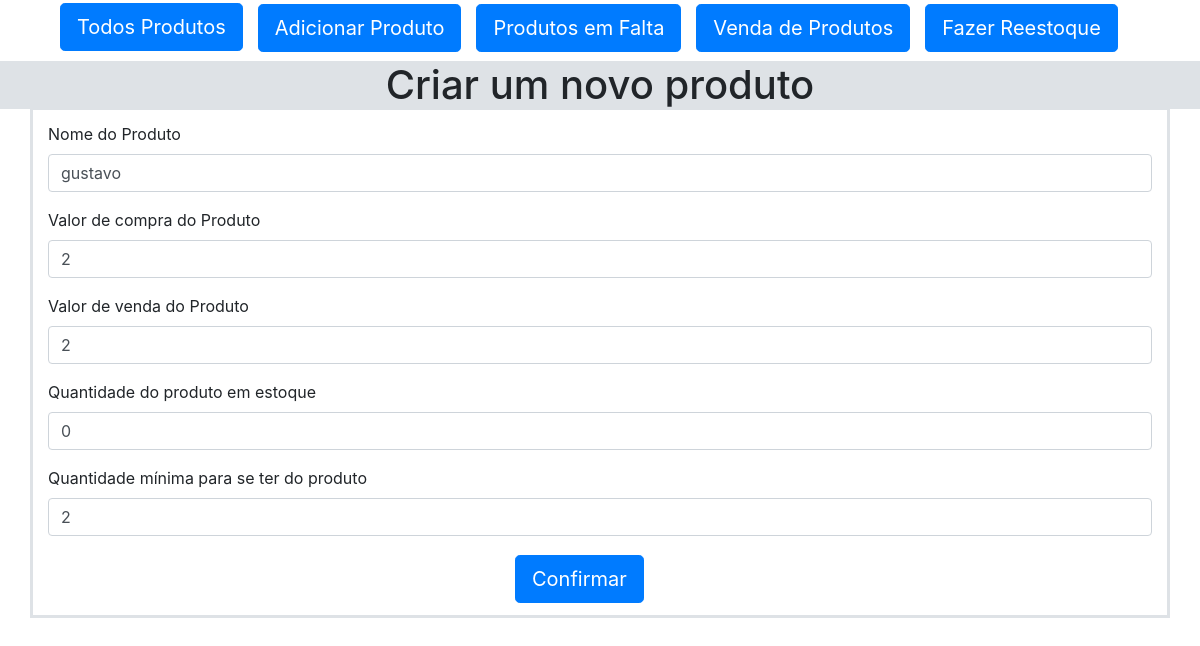
The page /alterar_produto/8 on the database its author committed.
### db.py (models this page shows)
class Estoque(db.Model):
    __tablename_ = 'produtos'
    id = db.Column(db.Integer, primary_key=True)
    nome = db.Column(db.Text, unique=True)
    valor_compra = db.Column(db.Text)
    valor_venda = db.Column(db.Text)
    quantidade_estoque = db.Column(db.Text)
    quantidade_minima = db.Column(db.Text)

### views.py (the view)
@app.route('/alterar_produto/<id>')
def alterar_produto(id):
    produto_para_modificar = Estoque.query.filter_by(id=id).first()
    return render_template('alterar_produto.html', produto=produto_para_modificar)

### templates/alterar_produto.html (shortened to what this page needs)
{% extends "template.html" %}
{% block h1 %}Criar um novo produto{% endblock %}
{% block conteudo%}
<div class="container" style="border-style: solid; border-color: #dee2e6; margin-top: -0.3%; padding-top: 1%; padding-bottom: 1%;">
    <form name="form" action="{{ url_for('modificar') }}" method="POST" enctype="multipart/form-data">
        <div class="form-group">
            <label for="nome">Nome do Produto</label>
            <input type="text" value="{{ produto.nome }}" required class="form-control" name="nome" id="nome">
        </div>
        <div class="form-group">
            <label for="valor_compra">Valor de compra do Produto</label>
            <input type="number" value="{{ produto.valor_compra }}"  required class="form-control" name="valor_compra" id="valor_compra">
        </div>
        <div class="form-group">
            <label for="valor_venda">Valor de venda do Produto</label>
            <input type="number" value="{{ produto.valor_venda }}" required class="form-control" name="valor_venda" id="valor_venda">
        </div>
        <div class="form-group">
            <label for="quantidade_estoque">Quantidade do produto em estoque</label>
            <input type="number" value="{{ produto.quantidade_estoque }}"  required class="form-control" name="quantidade_estoque" id="quantidade_estoque">
        </div>
        <div class="form-group">
            <label for="quantidade_minima">Quantidade mínima para se ter do produto</label>
            <input type="number" value="{{ produto.quantidade_minima }}" required class="form-control" name="quantidade_minima" id="quantidade_minima">
        </div>
        <div class="mx-auto" style="width: 200px;">
            <button type="submit" class="btn btn-primary btn-lg">Confirmar</button>
        </div>
    </form>
</div>
{% endblock %}

### static/template.css (style rules this page uses)
button { margin-top: 1.75%; margin-left: 15px; }

### rows shown on the page
Estoque: nome "gustavo", valor_compra "2", valor_venda "2", quantidade_estoque "0", quantidade_minima "2"
